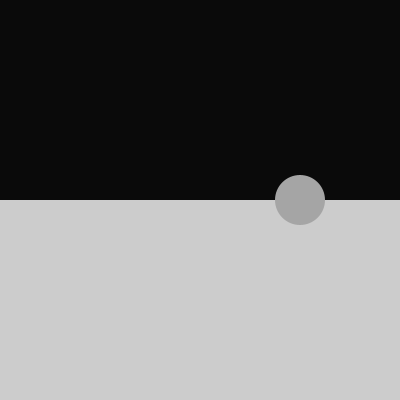
Frame 1 (no input)
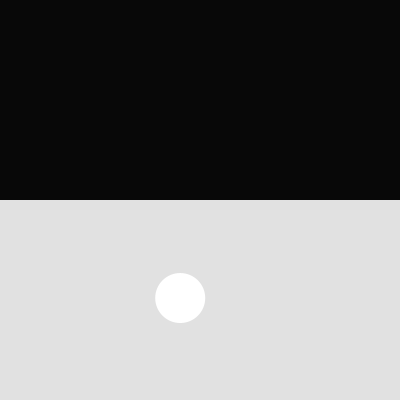
Frame 60 (the mouse pressed at the canvas centre just before this capture)
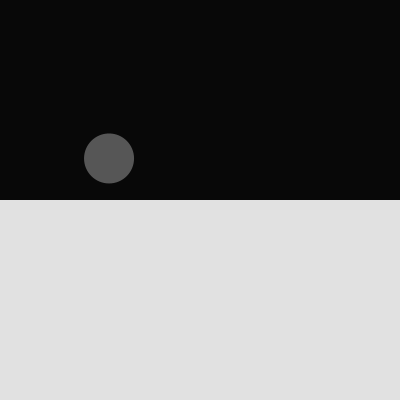
Frame 120 (the mouse held since frame 60 and released just before this capture)

The Processing sketch that drew these frames (run headless with seeded random() and noise(); from frame 60 on, the mouse is pressed at the canvas centre):

// Processing sketch: processing_130008
// ── processing_130008.pde

float counter = 0;

void setup()
{
  size(400,400);
}

void draw()
{
  
  noStroke();
  fill(10);
  rect(0,0,400,200);
  fill(265);
  rect(0,200,400,200);
  
 
  
  
  translate(width/2,height/2);
  
  pushMatrix();
  translate(cos(counter)*100, sin(counter)*100);
  colorMode(HSB,300,100,100);
  float a = map(sin(counter),-1,1,-10,140);
  fill(300,0,a);
  ellipse(0,0,50,50);
  popMatrix();
  
  counter += 0.030;
  
}
